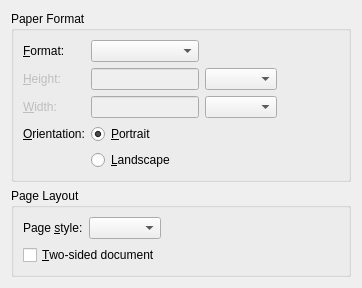
<?xml version="1.0" encoding="UTF-8"?>
<ui version="4.0">
 <class>PageLayoutUi</class>
 <widget class="QWidget" name="PageLayoutUi">
  <property name="geometry">
   <rect>
    <x>0</x>
    <y>0</y>
    <width>362</width>
    <height>287</height>
   </rect>
  </property>
  <property name="windowTitle">
   <string/>
  </property>
  <layout class="QGridLayout" name="gridLayout_3">
   <item row="0" column="0">
    <widget class="QGroupBox" name="paperFormatGB">
     <property name="title">
      <string>Paper Format</string>
     </property>
     <property name="flat">
      <bool>true</bool>
     </property>
     <layout class="QGridLayout" name="gridLayout">
      <item row="0" column="0">
       <widget class="QLabel" name="papersizeL">
        <property name="text">
         <string>&amp;Format:</string>
        </property>
        <property name="buddy">
         <cstring>papersizeCO</cstring>
        </property>
       </widget>
      </item>
      <item row="0" column="1">
       <widget class="QComboBox" name="papersizeCO">
        <property name="sizePolicy">
         <sizepolicy hsizetype="Expanding" vsizetype="Fixed">
          <horstretch>0</horstretch>
          <verstretch>0</verstretch>
         </sizepolicy>
        </property>
        <property name="toolTip">
         <string>Choose a particular paper size, or set your own with &quot;Custom&quot;</string>
        </property>
        <property name="maxVisibleItems">
         <number>20</number>
        </property>
       </widget>
      </item>
      <item row="0" column="3">
       <spacer>
        <property name="orientation">
         <enum>Qt::Horizontal</enum>
        </property>
        <property name="sizeHint" stdset="0">
         <size>
          <width>43</width>
          <height>20</height>
         </size>
        </property>
       </spacer>
      </item>
      <item row="1" column="0">
       <widget class="QLabel" name="paperheightL">
        <property name="enabled">
         <bool>false</bool>
        </property>
        <property name="text">
         <string>&amp;Height:</string>
        </property>
        <property name="buddy">
         <cstring>paperheightLE</cstring>
        </property>
       </widget>
      </item>
      <item row="1" column="1">
       <widget class="QLineEdit" name="paperheightLE">
        <property name="enabled">
         <bool>false</bool>
        </property>
        <property name="sizePolicy">
         <sizepolicy hsizetype="Preferred" vsizetype="Fixed">
          <horstretch>0</horstretch>
          <verstretch>0</verstretch>
         </sizepolicy>
        </property>
       </widget>
      </item>
      <item row="1" column="2">
       <widget class="lyx::frontend::LengthCombo" name="paperheightUnitCO"/>
      </item>
      <item row="2" column="0">
       <widget class="QLabel" name="paperwidthL">
        <property name="enabled">
         <bool>false</bool>
        </property>
        <property name="text">
         <string>&amp;Width:</string>
        </property>
        <property name="buddy">
         <cstring>paperwidthLE</cstring>
        </property>
       </widget>
      </item>
      <item row="2" column="1">
       <widget class="QLineEdit" name="paperwidthLE">
        <property name="enabled">
         <bool>false</bool>
        </property>
        <property name="sizePolicy">
         <sizepolicy hsizetype="Preferred" vsizetype="Fixed">
          <horstretch>0</horstretch>
          <verstretch>0</verstretch>
         </sizepolicy>
        </property>
       </widget>
      </item>
      <item row="2" column="2">
       <widget class="lyx::frontend::LengthCombo" name="paperwidthUnitCO"/>
      </item>
      <item row="3" column="0">
       <widget class="QLabel" name="label_3">
        <property name="text">
         <string>&amp;Orientation:</string>
        </property>
        <property name="buddy">
         <cstring>portraitRB</cstring>
        </property>
       </widget>
      </item>
      <item row="3" column="1">
       <widget class="QRadioButton" name="portraitRB">
        <property name="text">
         <string>&amp;Portrait</string>
        </property>
        <property name="checked">
         <bool>true</bool>
        </property>
       </widget>
      </item>
      <item row="4" column="1">
       <widget class="QRadioButton" name="landscapeRB">
        <property name="text">
         <string>&amp;Landscape</string>
        </property>
       </widget>
      </item>
     </layout>
    </widget>
   </item>
   <item row="1" column="0">
    <widget class="QGroupBox" name="pageLayoutGB">
     <property name="sizePolicy">
      <sizepolicy hsizetype="Preferred" vsizetype="Preferred">
       <horstretch>0</horstretch>
       <verstretch>0</verstretch>
      </sizepolicy>
     </property>
     <property name="title">
      <string>Page Layout</string>
     </property>
     <property name="flat">
      <bool>true</bool>
     </property>
     <layout class="QGridLayout" name="gridLayout_2">
      <item row="0" column="0">
       <widget class="QLabel" name="pagestyleL">
        <property name="text">
         <string>Page &amp;style:</string>
        </property>
        <property name="buddy">
         <cstring>pagestyleCO</cstring>
        </property>
       </widget>
      </item>
      <item row="0" column="1" colspan="2">
       <widget class="QComboBox" name="pagestyleCO">
        <property name="sizePolicy">
         <sizepolicy hsizetype="Expanding" vsizetype="Fixed">
          <horstretch>0</horstretch>
          <verstretch>0</verstretch>
         </sizepolicy>
        </property>
        <property name="toolTip">
         <string>Style used for the page header and footer</string>
        </property>
       </widget>
      </item>
      <item row="0" column="3">
       <spacer>
        <property name="orientation">
         <enum>Qt::Horizontal</enum>
        </property>
        <property name="sizeHint" stdset="0">
         <size>
          <width>168</width>
          <height>20</height>
         </size>
        </property>
       </spacer>
      </item>
      <item row="1" column="0" colspan="3">
       <widget class="QCheckBox" name="facingPagesCB">
        <property name="toolTip">
         <string>Lay out the page for double-sided printing</string>
        </property>
        <property name="text">
         <string>&amp;Two-sided document</string>
        </property>
       </widget>
      </item>
     </layout>
    </widget>
   </item>
   <item row="2" column="0">
    <spacer>
     <property name="orientation">
      <enum>Qt::Vertical</enum>
     </property>
     <property name="sizeType">
      <enum>QSizePolicy::Expanding</enum>
     </property>
     <property name="sizeHint" stdset="0">
      <size>
       <width>51</width>
       <height>131</height>
      </size>
     </property>
    </spacer>
   </item>
  </layout>
 </widget>
 <customwidgets>
  <customwidget>
   <class>lyx::frontend::LengthCombo</class>
   <extends>QComboBox</extends>
   <header>LengthCombo.h</header>
  </customwidget>
 </customwidgets>
 <tabstops>
  <tabstop>papersizeCO</tabstop>
  <tabstop>paperheightLE</tabstop>
  <tabstop>paperheightUnitCO</tabstop>
  <tabstop>paperwidthLE</tabstop>
  <tabstop>paperwidthUnitCO</tabstop>
  <tabstop>portraitRB</tabstop>
  <tabstop>landscapeRB</tabstop>
  <tabstop>pagestyleCO</tabstop>
  <tabstop>facingPagesCB</tabstop>
 </tabstops>
 <includes>
  <include location="local">qt_i18n.h</include>
 </includes>
 <resources/>
 <connections/>
</ui>
